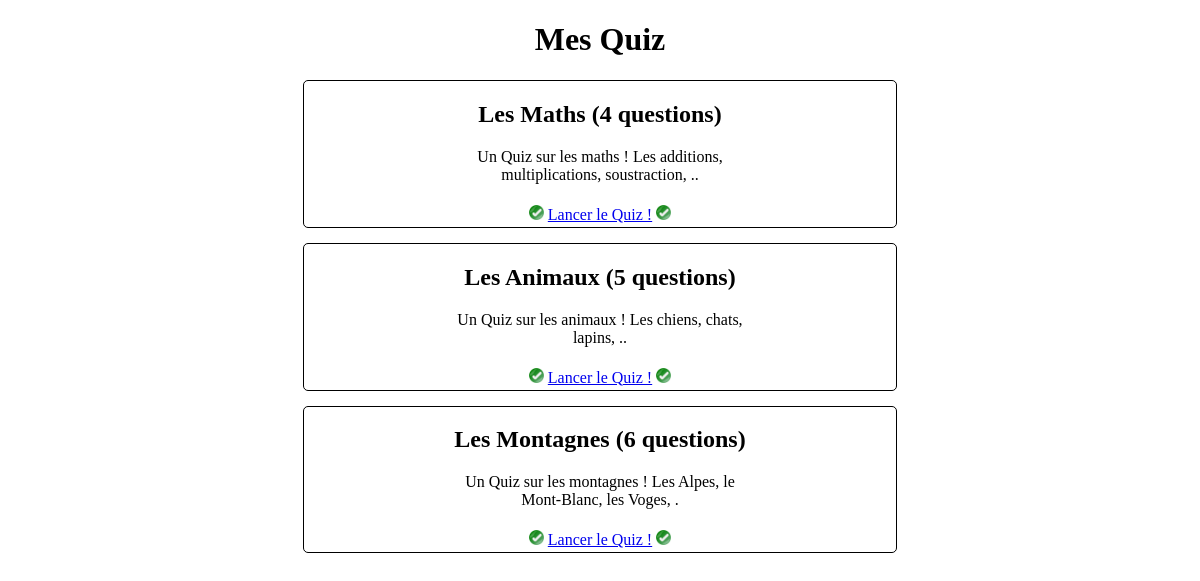
The page / on the database its author committed.
### tables this page shows
CREATE TABLE `quiz` (
  `quiz_id` int(11) NOT NULL AUTO_INCREMENT,
  `nom_quiz` varchar(255) NOT NULL,
  `description` varchar(255) NOT NULL,
  `nb_questions` int(11) NOT NULL,
  PRIMARY KEY (`quiz_id`),
  UNIQUE KEY `quiz_id` (`quiz_id`) USING BTREE
);

### index.php (the view, shortened to what this page needs)
<?php
include('includes/bdd.php');
$req = $bdd->query('SELECT * FROM quiz ORDER BY quiz_id');
?>
<!DOCTYPE html>
<html>
    <head>
        <link rel="stylesheet" type="text/css" href="styles/style.css"/>
    </head>
    <body>
    	<center>
    		<h1>Mes Quiz</h1>
                <?php
            while ($quiz = $req->fetch())
            {
                ?>
                <div class="pres_quiz">
                    <?php
                    $quiz_id = htmlspecialchars($quiz['quiz_id']);
                    $nom_quiz = htmlspecialchars($quiz['nom_quiz']);
                    $description = htmlspecialchars($quiz['description']);
                    $nb_questions = htmlspecialchars($quiz['nb_questions']);
                    ?>
                    <div id="titre_quiz">
            	       <h2><?php echo $nom_quiz;?> (<?php echo $nb_questions;?> questions)</h2>
                    </div>
                    <div id="description_quiz">
            	       <?php echo $description;?><br><br>
                    </div>
                    <div id="boutton_quiz">
            	       <img src="img/ok.jpg" alt="ok.jpg" width="15"/>
                       <a href="quiz.php?quiz=<?php echo $quiz_id;?>">Lancer le Quiz !</a>
                       <img src="img/ok.jpg" alt="ok.jpg" width="15"/>
                    </div>
                </div>
                <?php
            }
            ?>
        </center>
    </body>
</html>

### styles/style.css (style rules this page uses)
.pres_quiz { border-radius: 5px; border: 1px solid black; width: 50%; margin :15px; }
#titre_quiz { width: 50%; margin:3px; }
#description_quiz { width: 50%; margin:3px; }
#boutton_quiz { width: 50%; margin:3px; }

### rows shown on the page
quiz: nom_quiz "Les Maths", nb_questions "4", description "Un Quiz sur les maths ! Les additions, multiplications, soustraction, .."
quiz: nom_quiz "Les Animaux", nb_questions "5", description "Un Quiz sur les animaux ! Les chiens, chats, lapins, .."
quiz: nom_quiz "Les Montagnes", nb_questions "6", description "Un Quiz sur les montagnes ! Les Alpes, le Mont-Blanc, les Voges, ."
